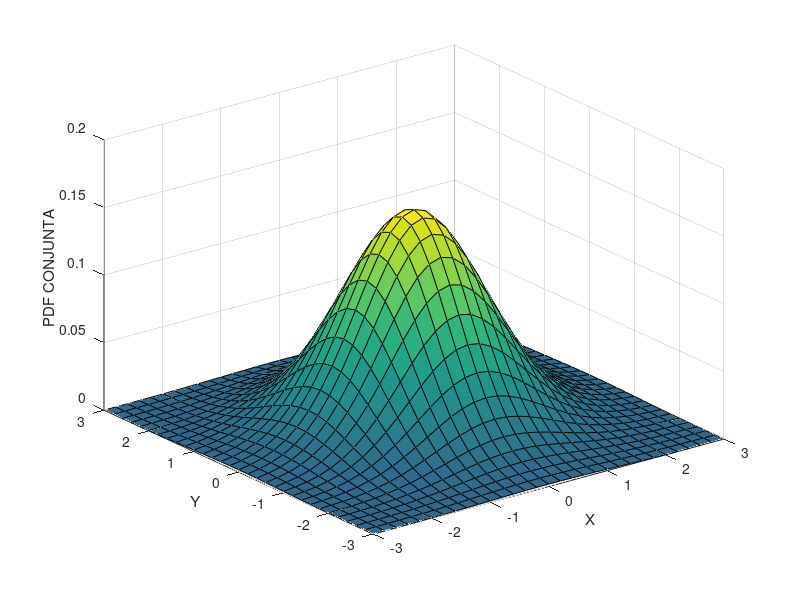

MATLAB code to generate this figure:
pkg load statistics

mu=0;
sigma=1;

%Probabilidad de X>0.7 e Y<0.4-->nuevamente al ser variables independientes
%podemos tomar las cdf de X e Y y multiplicar las probabilidades

px_gt_07=1-mvncdf(0.7,mu,sigma);
py_lt_04=mvncdf(0.4,mu,sigma);
pxy=px_gt_07*py_lt_04

%Grafica de pdf conjunta segun https://github.com/ejesposito/ceai/blob/master/Prob_Est/Clase1/ej4.m

mu = [0 0];
sigma = [1 0; 0 1];

x = -3:0.2:3;
y = -3:0.2:3;
[X,Y] = meshgrid(x,y);
XY = [X(:) Y(:)];

% pdf conjunta
pdf = mvnpdf(XY,mu,sigma);
pdf = reshape(pdf,length(Y),length(X));

figure(1)
h = surf(X,Y,pdf);
caxis([min(pdf(:))-0.5*range(pdf(:)),max(pdf(:))])
xlabel('X')
ylabel('Y')
zlabel('PDF CONJUNTA')

